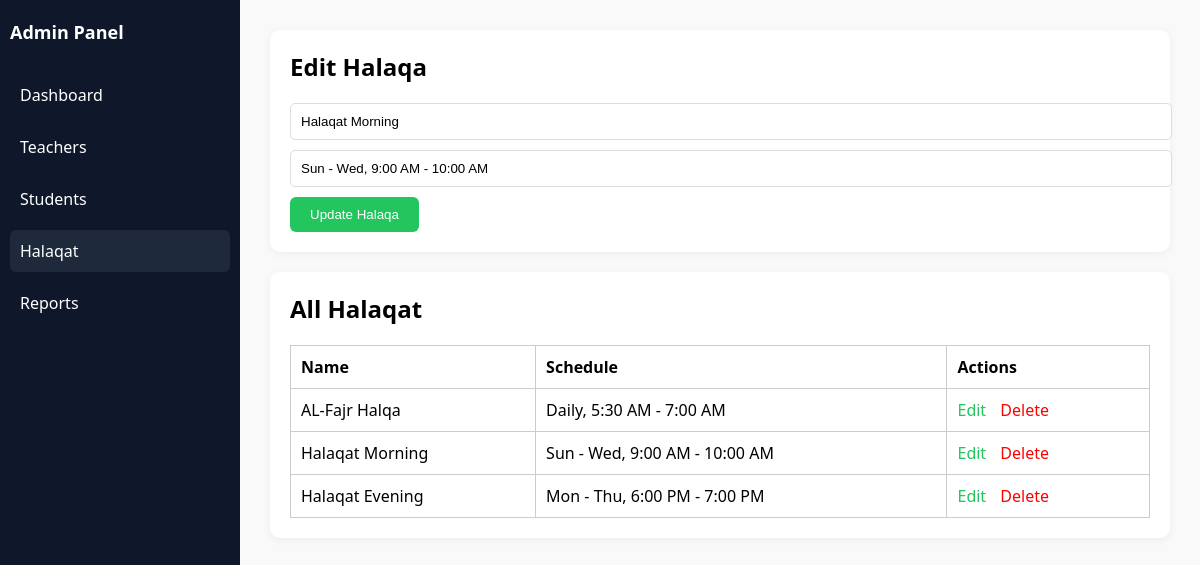
Screenshot of /Admin-dashboard/halaqat.php?edit=2 with the database file from the repository.
### tables this page shows
CREATE TABLE `halaqat` (
  `id` int(11) NOT NULL,
  `name` varchar(100) NOT NULL,
  `teacher_id` int(11) DEFAULT NULL,
  `schedule` varchar(100) DEFAULT NULL,
  `created_at` timestamp NOT NULL DEFAULT current_timestamp(),
  `time` varchar(50) DEFAULT NULL
);

### Admin-dashboard/halaqat.php (the view, shortened to what this page needs)
<?php
include 'db.php';
$halaqat = mysqli_query($conn, "SELECT * FROM halaqat");
$editMode = false;
$editData = null;
if (isset($_GET['edit'])) {
    $editId = intval($_GET['edit']);
    $editResult = mysqli_query($conn, "SELECT * FROM halaqat WHERE id=$editId");
    $editData = mysqli_fetch_assoc($editResult);
    $editMode = true;
}
?>
<!DOCTYPE html>
<html lang="en">
<head>
</head>
<body>
<div class="sidebar">
    <h2>Admin Panel</h2>
    <a href="dashboard.php">Dashboard</a>
    <a href="teachers.php">Teachers</a>
    <a href="students.php">Students</a>
    <a class="active" href="halaqat.php">Halaqat</a>
    <a href="reports.php">Reports</a>
</div>
<div class="main">
    <div class="card">
        <h2><?php echo $editMode ? 'Edit' : 'Add'; ?> Halaqa</h2>
        <form method="POST">
            <input type="text" name="name" placeholder="Halaqa Name" required value="<?php echo $editMode ? $editData['name'] : ''; ?>">
            <input type="text" name="schedule" placeholder="Schedule" required value="<?php echo $editMode ? $editData['schedule'] : ''; ?>">
            <button type="submit"><?php echo $editMode ? 'Update' : 'Add'; ?> Halaqa</button>
        </form>
    </div>
    <div class="card">
        <h2>All Halaqat</h2>
        <table>
            <tr>
                <th>Name</th>
                <th>Schedule</th>
                <th>Actions</th>
            </tr>
            <?php while ($row = mysqli_fetch_assoc($halaqat)): ?>
                <tr>
                    <td><?php echo htmlspecialchars($row['name']); ?></td>
                    <td><?php echo htmlspecialchars($row['schedule']); ?></td>
                    <td>
                        <a class="edit" href="?edit=<?php echo $row['id']; ?>">Edit</a>
                        <a class="delete" href="?delete=<?php echo $row['id']; ?>" onclick="return confirm('Delete this halaqa?');">Delete</a>
                    </td>
                </tr>
            <?php endwhile; ?>
        </table>
    </div>
</div>
</body>
</html>

### Admin-dashboard/halaqat.php (style rules this page uses)
body { font-family: 'Segoe UI', sans-serif; margin: 0; background: #f9f9f9; }
.sidebar { background: #0f172a; color: white; width: 220px; height: 100vh; position: fixed; padding: 20px 10px; }
.sidebar h2 { font-size: 18px; margin-bottom: 30px; }
.sidebar a { display: block; padding: 10px; color: white; text-decoration: none; border-radius: 6px; margin-bottom: 10px; }
.sidebar a.active, .sidebar a:hover { background-color: #1e293b; }
.main { margin-left: 240px; padding: 30px; }
.card { background: white; border-radius: 10px; padding: 20px; margin-bottom: 20px; box-shadow: 0 2px 8px rgba(0,0,0,0.05); }
h2 { margin-top: 0; }
form input { width: 100%; padding: 10px; margin-bottom: 10px; border-radius: 5px; border: 1px solid #ddd; }
button { background-color: #22c55e; color: white; border: none; padding: 10px 20px; border-radius: 6px; cursor: pointer; }
table { width: 100%; border-collapse: collapse; margin-top: 20px; }
table, th, td { border: 1px solid #ccc; }
th, td { padding: 10px; text-align: left; }
a.edit, a.delete { margin-right: 10px; color: #22c55e; text-decoration: none; }
a.delete { color: red; }

### rows the page displays
halaqat: name "Halaqat Morning", schedule "Sun - Wed, 9:00 AM - 10:00 AM"
halaqat: name "AL-Fajr Halqa", schedule "Daily, 5:30 AM - 7:00 AM"
halaqat: name "Halaqat Evening", schedule "Mon - Thu, 6:00 PM - 7:00 PM"
